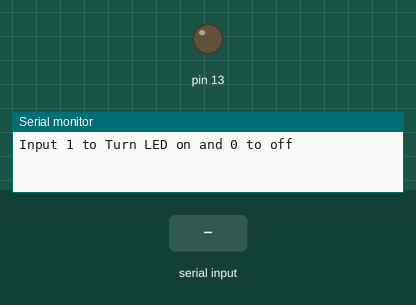
This sketch was run on a simulated Arduino Uno, built with avr-gcc and run on an emulated ATmega328P. On the bench: output pins drawn as LEDs (lit = HIGH), the last lines printed to the serial monitor. Inputs (shaded band) come from the test bench.

Above: at 1.2 s.
1.3 s: "1\n" received over Serial
At 1.6 s:
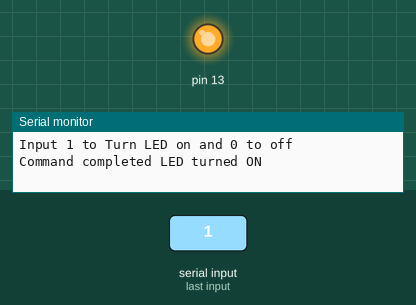
Timing chart, 0 to 4.3 s (numbered marks = the images above; inputs shaded):
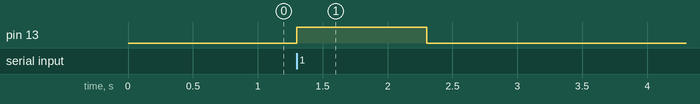

The sketch:

write_function.ino
```cpp
void setup()

{

pinMode(13, OUTPUT);

Serial.begin(9600);

while (!Serial);

Serial.println("Input 1 to Turn LED on and 0 to off");

}

void loop() {

if (Serial.available())

{

int state = Serial.parseInt();

if (state == 1)

{

digitalWrite(13, HIGH);

Serial.println("Command completed LED turned ON");

}

if (state == 0)

{

digitalWrite(13, LOW);

Serial.println("Command completed LED turned OFF");

}

}

}
```

Measured:
- after the input at 1.3 s, pin 13: LOW → HIGH at once, → LOW 1.0 s later
